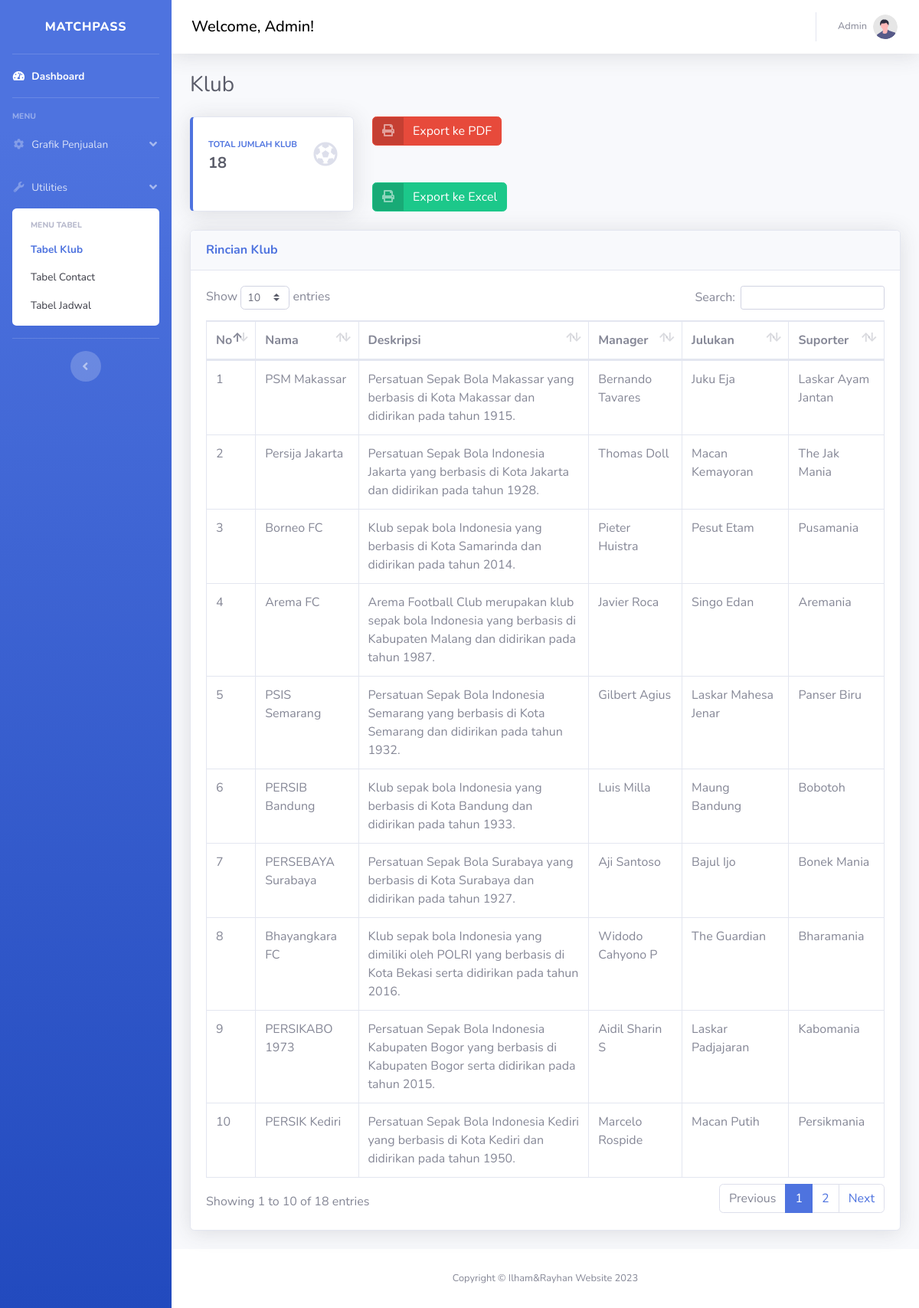
Screenshot of /Admin/tabel_klub.php with the database file from the repository.
### tables this page shows
CREATE TABLE `tb_klub` (
  `id_klub` int(11) NOT NULL,
  `nama` varchar(255) NOT NULL,
  `deksripsi` text NOT NULL,
  `manajer` varchar(255) NOT NULL,
  `julukan` varchar(255) NOT NULL,
  `suporter` varchar(255) NOT NULL
);

### Admin/tabel_klub.php (the view, shortened to what this page needs)
<!DOCTYPE html>
<html lang="en">
    <head>
        <link href="vendor/fontawesome-free/css/all.min.css" rel="stylesheet" type="text/css">
        <link href="css/sb-admin-2.min.css" rel="stylesheet">
        <link href="vendor/datatables/dataTables.bootstrap4.min.css" rel="stylesheet">
    </head>
    <body id="page-top">
        <div id="wrapper">
            <ul class="navbar-nav bg-gradient-primary sidebar sidebar-dark accordion" id="accordionSidebar">
                <a class="sidebar-brand d-flex align-items-center justify-content-center" href="awal.php">
                    <div class="sidebar-brand-text mx-3">MATCHPASS</div>
                </a>
                <hr class="sidebar-divider my-0">
                <li class="nav-item active">
                    <a class="nav-link" href="awal.php">
                        <i class="fas fa-fw fa-tachometer-alt"></i>
                        <span>Dashboard</span>
                    </a>
                </li>
                <hr class="sidebar-divider">
                <div class="sidebar-heading">
                    Menu
                </div>
                <li class="nav-item">
                    <a class="nav-link" href="#" data-toggle="collapse" data-target="#collapseOne" aria-expanded="true"
                        aria-controls="collapseOne">
                        <i class="fas fa-fw fa-cog"></i>
                        <span>Grafik Penjualan</span>
                    </a>
                </li>
                <li class="nav-item">
                    <a class="nav-link" href="#" data-toggle="collapse" data-target="#collapseTwo" aria-expanded="true"
                        aria-controls="collapseTwo">
                        <i class="fas fa-fw fa-wrench"></i>
                        <span>Utilities</span>
                    </a>
                    <div id="collapseTwo" class="collapse show" aria-labelledby="headingTwo"
                        data-parent="#accordionSidebar">
                        <div class="bg-white py-2 collapse-inner rounded">
                            <h6 class="collapse-header">Menu Tabel</h6>
                            <a class="collapse-item active" href="tabel_klub.php">Tabel Klub</a>
                            <a class="collapse-item" href="tabel_contact.php">Tabel Contact</a>
                            <a class="collapse-item" href="tabel_jadwal.php">Tabel Jadwal</a>
                        </div>
                    </div>
                </li>
                <hr class="sidebar-divider">
                <div class="text-center d-none d-md-inline">
                    <button class="rounded-circle border-0" id="sidebarToggle"></button>
                </div>
            </ul>
            <div id="content-wrapper" class="d-flex flex-column">
                <div id="content">
                    <nav class="navbar navbar-expand navbar-light bg-white topbar mb-4 static-top shadow">
                        <div class="input-group" style="margin-left: 10px; color: #000000; font-weight: 500; font-size: 15pt">
                            Welcome, Admin!
                        </div>
                        <ul class="navbar-nav ml-auto">
                            <li class="nav-item dropdown no-arrow">
                                <a class="nav-link dropdown-toggle" href="#" id="userDropdown" role="button" data-toggle="dropdown" aria-haspopup="true" aria-expanded="false">
                                    <span class="mr-2 d-none d-lg-inline text-gray-600 small">Admin</span>
                                    <img class="img-profile rounded-circle" src="img/undraw_profile.svg">
                                </a>
                            </li>
                        </ul>
                    </nav>
                    <div class="container-fluid">
                        <div class="d-sm-flex align-items-center justify-content-between mb-4">
                            <h1 class="h3 mb-0 text-gray-800">Klub</h1>
                        </div>
                        <div class="row">
                            <div class="col-xl-3 col-md-6 mb-4">
                                <div class="card border-left-primary shadow h-100 py-2">
                                    <div class="card-body">
                                        <div class="row no-gutters align-items-center">
                                            <div class="col mr-2">
                                                <div class="text-xs font-weight-bold text-primary text-uppercase mb-1">
                                                    Total Jumlah Klub
                                                </div>
                                                <div class="h5 mb-0 font-weight-bold text-gray-800">
                                                    <?php
                                                        include('koneksi.php');
                                                        $sql = "SELECT COUNT(id_klub) as total_klub from tb_klub";
                                                        $query = mysqli_query($koneksi, $sql);
                                                        while($row2=mysqli_fetch_array($query)){
                                                            echo number_format($row2['total_klub'],0,".",",");
                                                        }
                                                    ?>
                                                </div>
                                            </div>
                                            <div class="col-auto">
                                                <i class="fas fa-futbol fa-2x text-gray-300"></i>
                                            </div>
                                        </div>
                                    </div>
                                </div>
                            </div>
                            <div class="col-xl-3 col-md-6 mb-4">
                                <a href="pdf_klub.php" class="btn btn-danger btn-icon-split mb-5" >
                                        <span class="icon text-white-50">
                                            <i class="fas fa-print"></i>
                                        </span>
                                        <span class="text">Export ke PDF</span>
                                    </a>
                                    <a href="report_data_klub_excl.php" class="btn btn-success btn-icon-split">
                                        <span class="icon text-white-50">
                                            <i class="fas fa-print"></i>
                                        </span>
                                        <span class="text">Export ke Excel</span>
                                    </a>
                            </div>
                        </div>
                        <div class="card shadow mb-4">
                        <div class="card-header py-3">
                            <h6 class="m-0 font-weight-bold text-primary">Rincian Klub</h6>
                        </div>
                        <div class="card-body">
                            <div class="table-responsive">
                                <table class="table table-bordered" id="dataTable" width="100%" cellspacing="0">
                                    <thead>
                                        <tr>
                                            <th>No</th>
                                            <th>Nama</th>
                                            <th>Deskripsi</th>
                                            <th>Manager</th>
                                            <th>Julukan</th>
                                            <th>Suporter</th>
                                        </tr>
                                    </thead>
                                    <tbody>
                                        <?php
                                        include('koneksi.php');
                                        $query = mysqli_query($koneksi, "SELECT * FROM tb_klub");
                                        while ($row = mysqli_fetch_array($query)) {
                                            echo "<tr>";
                                            echo "<td>".$row['id_klub']."</td>";
                                            echo "<td>".$row['nama']."</td>";
                                            echo "<td>".$row['deksripsi']."</td>";
                                            echo "<td>".$row['manajer']."</td>";
                                            echo "<td>".$row['julukan']."</td>";
                                            echo "<td>".$row['suporter']."</td>";
                                            echo "</tr>";
                                        }
                                        ?>
                                    </tbody>
                                </table>
                            </div>
                        </div>
                    </div>
                    </div>
                </div>
                <footer class="sticky-footer bg-white">
                    <div class="container my-auto">
                        <div class="copyright text-center my-auto">
                            <span>Copyright &copy; Ilham&Rayhan Website 2023</span>
                        </div>
                    </div>
                </footer>
            </div>
        </div>
    </body>
</html>

### rows the page displays
tb_klub: id_klub "1", nama "PSM Makassar", deksripsi "Persatuan Sepak Bola Makassar yang berbasis di Kota Makassar dan didirikan pada tahun 1915.", manajer "Bernando Tavares", julukan "Juku Eja", suporter "Laskar Ayam Jantan"
tb_klub: id_klub "2", nama "Persija Jakarta", deksripsi "Persatuan Sepak Bola Indonesia Jakarta yang berbasis di Kota Jakarta dan didirikan pada tahun 1928.", manajer "Thomas Doll", julukan "Macan Kemayoran", suporter "The Jak Mania"
tb_klub: id_klub "3", nama "Borneo FC", deksripsi "Klub sepak bola Indonesia yang berbasis di Kota Samarinda dan didirikan pada tahun 2014.", manajer "Pieter Huistra", julukan "Pesut Etam", suporter "Pusamania"
tb_klub: id_klub "4", nama "Arema FC", deksripsi "Arema Football Club merupakan klub sepak bola Indonesia yang berbasis di Kabupaten Malang dan didirikan pada tahun 1987.", manajer "Javier Roca", julukan "Singo Edan", suporter "Aremania"
tb_klub: id_klub "5", nama "PSIS Semarang", deksripsi "Persatuan Sepak Bola Indonesia Semarang yang berbasis di Kota Semarang dan didirikan pada tahun 1932.", manajer "Gilbert Agius", julukan "Laskar Mahesa Jenar", suporter "Panser Biru"
tb_klub: id_klub "6", nama "PERSIB Bandung", deksripsi "Klub sepak bola Indonesia yang berbasis di Kota Bandung dan didirikan pada tahun 1933.", manajer "Luis Milla", julukan "Maung Bandung", suporter "Bobotoh"
tb_klub: id_klub "7", nama "PERSEBAYA Surabaya", deksripsi "Persatuan Sepak Bola Surabaya yang berbasis di Kota Surabaya dan didirikan pada tahun 1927.", manajer "Aji Santoso", julukan "Bajul Ijo", suporter "Bonek Mania"
tb_klub: id_klub "8", nama "Bhayangkara FC", deksripsi "Klub sepak bola Indonesia yang dimiliki oleh POLRI yang berbasis di Kota Bekasi serta didirikan pada tahun 2016.", manajer "Widodo Cahyono P", julukan "The Guardian", suporter "Bharamania"
tb_klub: id_klub "9", nama "PERSIKABO 1973", deksripsi "Persatuan Sepak Bola Indonesia Kabupaten Bogor yang berbasis di Kabupaten Bogor serta didirikan pada tahun 2015.", manajer "Aidil Sharin S", julukan "Laskar Padjajaran", suporter "Kabomania"
tb_klub: id_klub "10", nama "PERSIK Kediri", deksripsi "Persatuan Sepak Bola Indonesia Kediri yang berbasis di Kota Kediri dan didirikan pada tahun 1950.", manajer "Marcelo Rospide", julukan "Macan Putih", suporter "Persikmania"

### other values shown
$row2['total_klub'] "18"
